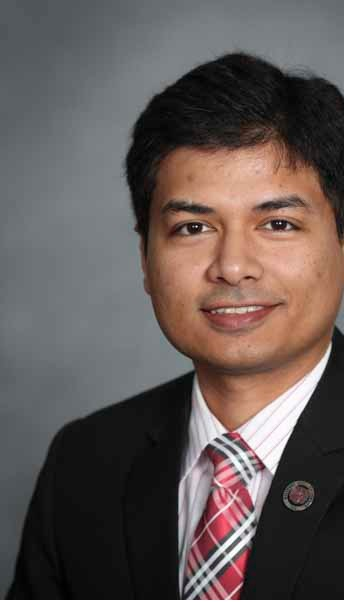
//> input picture iqbal1.png, 344 x 602 px
$ ./stitch   (built with g++ and OpenCV 4)
//> lines starting //> are read from the running program, lines starting //| are printed output that depends on the picture
#include <iostream>
#include "opencv2/opencv.hpp"
#include "opencv2/core.hpp"
#include "opencv2/highgui.hpp"
#include "opencv2/features2d.hpp"
#include "opencv2/xfeatures2d.hpp"
#include "opencv2/xfeatures2d/nonfree.hpp"


using namespace cv;
using namespace cv::xfeatures2d;
using std::cout;
using std::endl;

int main(int argc, char* argv[])
{
	const double nn_match_ratio = 0.8f; // Nearest-neighbour matching ratio
	Mat src;
	Mat src2;
	src = imread("iqbal1.png", IMREAD_COLOR);
//> src is the input picture: 602 rows x 344 cols, CV_8UC3; mean B, G, R 85.2, 87.8, 98.2
	src2 = imread("iqbal2.png", IMREAD_COLOR);
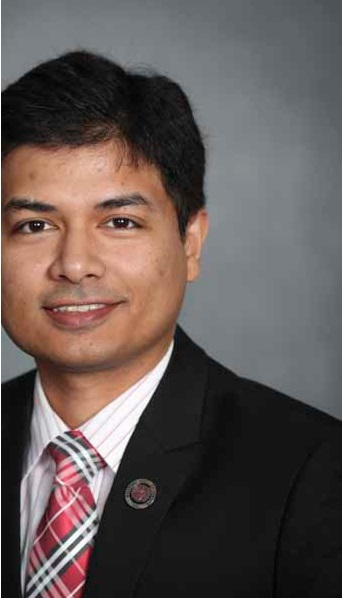
//> input picture iqbal2.png, 342 x 598 px
//> src2 is the input picture: 598 rows x 342 cols, CV_8UC3; mean B, G, R 84.4, 87.2, 98.1

	if (src.empty())
	{
		cout << "Could not open or find the image!\n" << endl;

		return -1;
	}

		//-- Step 1: Detect the keypoints using SURF Detector

		int minHessian = 500;
		Mat desc1, desc2;
		Ptr<ORB> detector = ORB::create();
		detector->setMaxFeatures(minHessian);
		Ptr<DescriptorMatcher> matcher = DescriptorMatcher::create("BruteForce-Hamming");
		std::vector<KeyPoint> keypoints1, keypoints2;

		detector->detectAndCompute(src, noArray(), keypoints1, desc1);
//> keypoints1 = 500 keypoints; strongest (x, y, size): (204, 227, 31), (282, 221, 31), (223, 434, 37.2), (225, 435, 44.6)
		detector->detectAndCompute(src2,  noArray(), keypoints2, desc2);
//> keypoints2 = 493 keypoints; strongest (x, y, size): (111, 462, 111.1), (112, 463, 77.1), (113, 463, 92.6), (46, 225, 31)

		std::vector< std::vector<DMatch> > knn_matches;
		matcher->knnMatch(desc1, desc2, knn_matches, 2);
//> knn_matches = 500 matches
		//-- Filter matches using the Lowe's ratio test

		//std::vector< std::vector<DMatch> > good_matches;
		std::vector<KeyPoint> matched1, matched2;
		for (unsigned i = 0; i < knn_matches.size(); i++) {
			if (knn_matches[i][0].distance < nn_match_ratio * knn_matches[i][1].distance) {
				matched1.push_back(keypoints1[knn_matches[i][0].queryIdx]);
				matched2.push_back(keypoints2[knn_matches[i][0].trainIdx]);
			}
		}
//> after the loop, matched1 = 337 keypoints; strongest (x, y, size): (204, 227, 31), (282, 221, 31), (223, 434, 37.2), (225, 435, 44.6); matched2 = 337 keypoints; strongest (x, y, size): (46, 225, 31), (65, 432, 31), (66, 432, 44.6), (67, 429, 31)
		int max1 = 0;
		int max2 = 0;
		std::vector<KeyPoint>::const_iterator it = matched1.begin(), end = matched1.end();
		for (; it != end; ++it) {
			if (it->pt.x > max1) {
				max1 = it->pt.x;
			}
		}
//> this loop made 337 passes
//> max1 on passes 1, 4, 13, 18, 21, 37, 156, 226: 231, 255, 256, 282, 285, 292, 292, 292
//> after the loop, max1 = 292
		std::vector<KeyPoint>::const_iterator it2 = matched2.begin(), end2 = matched2.end();
		for (; it2 != end2; ++it2) {
			if (it2->pt.x > max2) {
				max2 = it2->pt.x;
			}
		}
//> this loop made 337 passes
//> max2 on passes 1, 4, 13, 18, 37, 156, 306, 336: 73, 97, 98, 127, 134, 134, 136, 143
//> after the loop, max2 = 143
		int left = max1 / matched1.size();
//> left = 0
		int right = max2 / matched1.size();
//> right = 0

		std::cout << max1 <<" " << max2 << std::endl;
//| 292 143

		int h = 600;
		Mat test = cv::Mat::zeros(cv::Size(340*2, h), CV_8UC3);
		Mat small1 = cv::Mat(src, cv::Rect(0, 0, max1, src.rows));
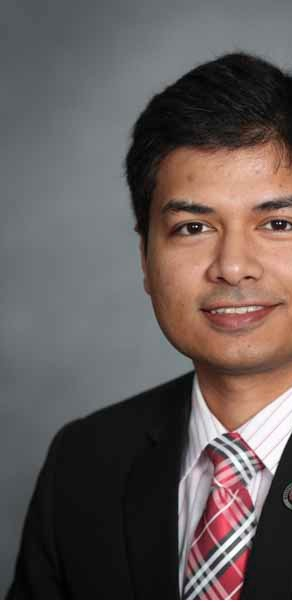
//> small1: 602 rows x 292 cols, CV_8UC3; mean B, G, R 88.6, 90.4, 100.1
		resize(small1, small1, cv::Size(340, h),0,0);
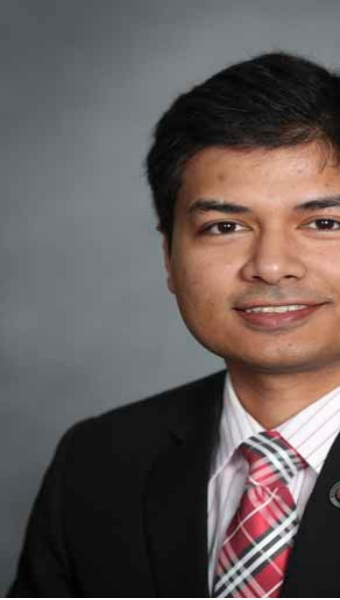
//> small1: 600 rows x 340 cols, CV_8UC3; mean B, G, R 88.5, 90.3, 100
		//cv::Rect myROI(max2, 0, src2.cols, src2.rows);

		Mat small2 = src2(Rect(max2, 0, src2.cols - max2, src2.rows));
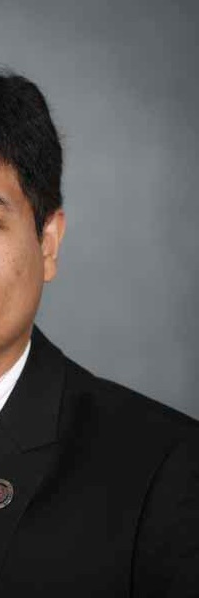
//> small2: 598 rows x 199 cols, CV_8UC3; mean B, G, R 79.1, 78.9, 79.9
		resize(small2, small2, cv::Size(340, h),0,0);
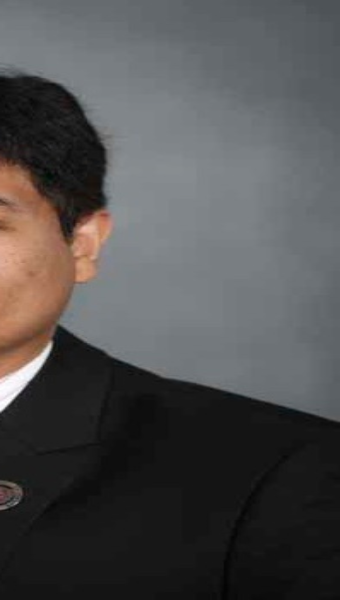
//> small2: 600 rows x 340 cols, CV_8UC3; mean B, G, R 79, 78.8, 79.8

		small1.copyTo(test(Rect(0, 0, small1.cols, h)));
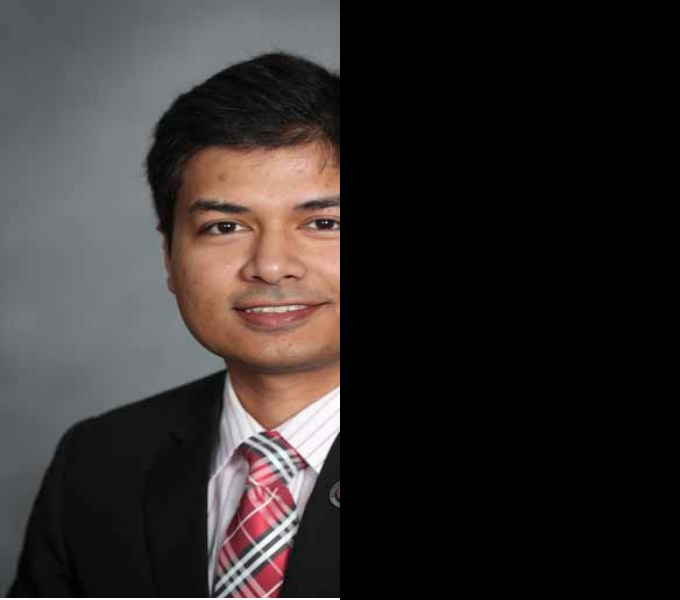
//> test: 600 rows x 680 cols, CV_8UC3; mean B, G, R 44.3, 45.2, 50
		small2.copyTo(test(Rect(small1.cols, 0, small2.cols, small2.rows)));
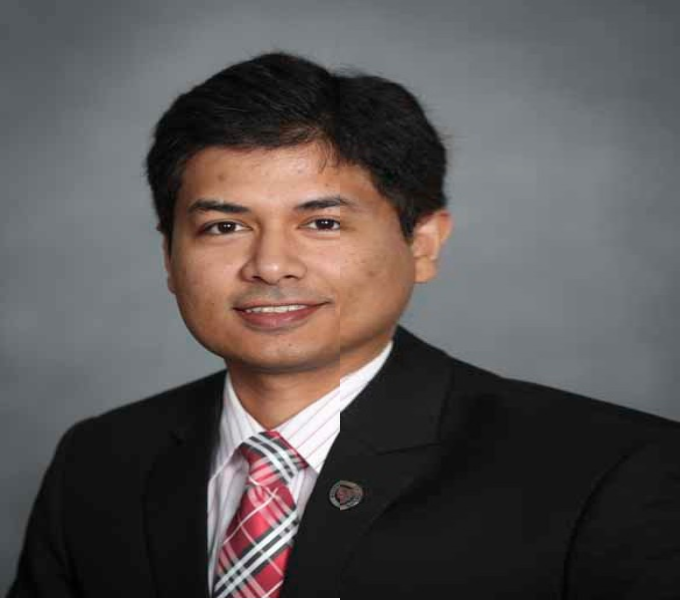
//> test: 600 rows x 680 cols, CV_8UC3; mean B, G, R 83.8, 84.6, 89.9
		//drawMatches(src, matched1, src2, matched2, knn_matches, img_matches, Scalar(255,0,0),
		//	Scalar(255, 0, 0));
		//-- Show detected matches


		for (;;) {
			imshow("Good Matches", test);

			char key = waitKey(0);
//> the Esc key is pressed
			if (char(key) == 27)
				break;
		}
	return 0;
}
